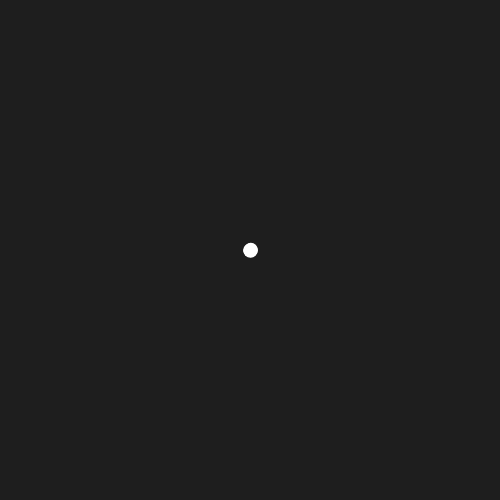
Frame 1 (no input)
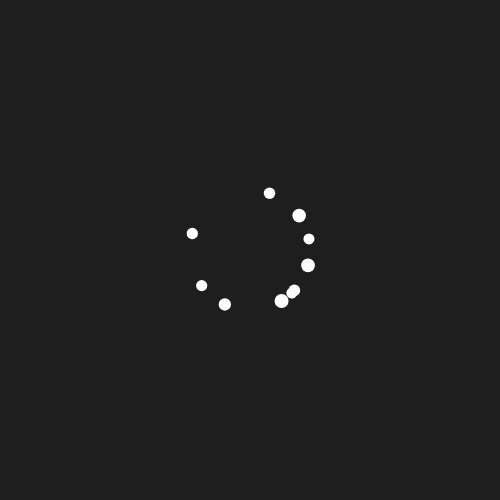
Frame 60 (no input)
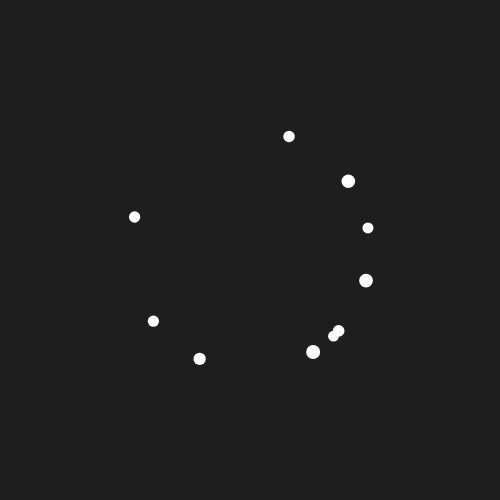
Frame 120 (the mouse pressed at the canvas centre since frame 60)

The p5.js sketch that drew these frames (run headless with seeded random() and noise() and a simulated clock; from frame 60 on, the mouse is pressed at the canvas centre):

// p5.js sketch
// ── sketch.js
var flock = [];
function setup() {
  createCanvas(500, 500);
  for (let i = 0; i < 10; i++) {
    flock[i] = new Boid(); 
  }
}

function draw() {
  background(30);

  flock.forEach(element => {
    element.update();
    element.show();
  });

}
// ── flockers.js
class Boid {
    constructor() {
        this.position = createVector(width/2, height/2);
        this.velocity = p5.Vector.random2D();
        this.acceleration = createVector();
        this.size = random(10, 15)


     }
    
     update(){
         this.position.add(this.velocity);
         this.velocity.add(this.acceleration);
     }
     show(){
         strokeWeight(this.size);
         stroke(255);
         point(this.position.x,this.position.y);
     }
    
  }
